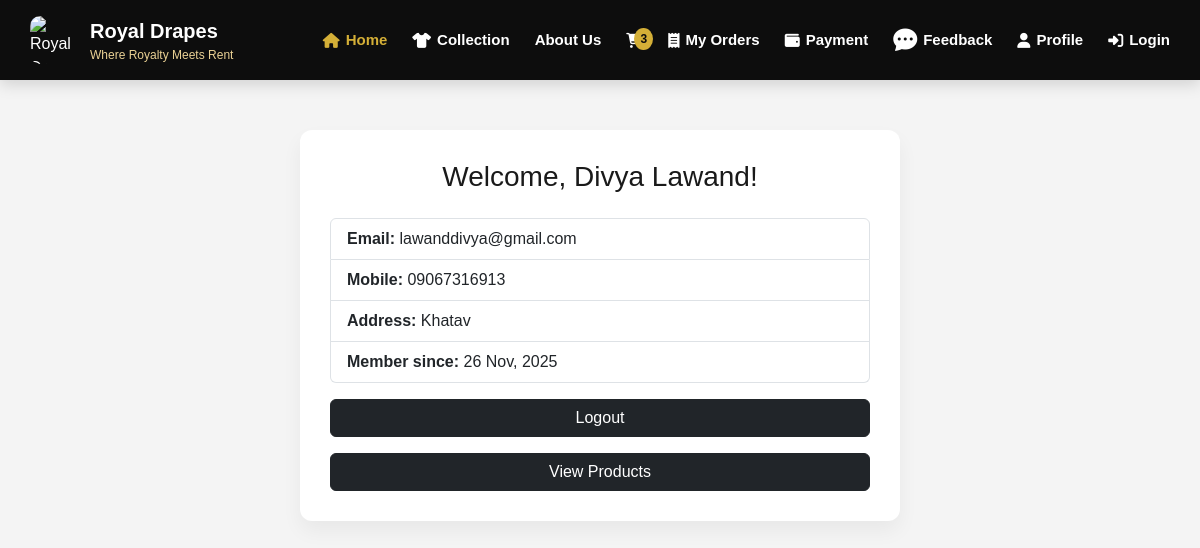
The app's page /profile.php (signed in) with its own data.
### tables this page shows
CREATE TABLE `users` (
  `user_id` int(11) NOT NULL,
  `full_name` varchar(100) DEFAULT NULL,
  `email` varchar(100) DEFAULT NULL,
  `mobile` varchar(15) DEFAULT NULL,
  `password` varchar(255) DEFAULT NULL,
  `address` text DEFAULT NULL,
  `created_at` timestamp NOT NULL DEFAULT current_timestamp()
);

### profile.php (the view, shortened to what this page needs)
<?php
include "../includes/db.php";
$user_id = $_SESSION['user_id'];
$user_query = mysqli_query($conn,"SELECT * FROM users WHERE user_id=$user_id");
$user = mysqli_fetch_assoc($user_query);
?>
<!DOCTYPE html>
<html>
<head>
<link rel="stylesheet" href="https://cdn.jsdelivr.net/npm/bootstrap@5.3.0/dist/css/bootstrap.min.css">
   <link rel="stylesheet" href="https://cdnjs.cloudflare.com/ajax/libs/font-awesome/6.5.0/css/all.min.css">
<link href="https://cdn.jsdelivr.net/npm/bootstrap-icons@1.11.3/font/bootstrap-icons.css" rel="stylesheet">
</head>
<body>
<header>
    <div class="logo-area">
        <img src="../assets/logo.jpg" alt="Royal Drapes">
        <div>
            <div class="logo-title">Royal Drapes</div>
            <div class="tagline">Where Royalty Meets Rent</div>
        </div>
    </div>
    <nav class="nav-right">
        <a href="index.php" class="active"><i class="fa-solid fa-house"></i> Home</a>
        <a href="collection.php"><i class="fa-solid fa-shirt"></i> Collection</a>
         <a href="about.php">About Us</a>
        <a href="cart.php" style="position:relative;"><i class="fa-solid fa-cart-shopping"></i> <span class="cart-badge" id="cart-count">3</span></a>
        <a href="order_details.php"><i class="fa-solid fa-receipt"></i> My Orders</a>
        <a href="payment_history.php"><i class="fa-solid fa-wallet"></i> Payment</a>
        <a href="feedback.php"><i class="bi bi-chat-dots-fill" style="font-size:24px;"></i>Feedback</a>
        <a href="profile.php"><i class="fa-solid fa-user"></i> Profile</a>
        <a href="login.php"><i class="fa-solid fa-right-to-bracket"></i> Login</a>
    </nav>
</header>
<div class="profile-box">
<h3 class="mb-4 text-center">Welcome, <?= $user['full_name'] ?>!</h3>
<ul class="list-group">
<li class="list-group-item"><strong>Email:</strong> <?= $user['email'] ?></li>
<li class="list-group-item"><strong>Mobile:</strong> <?= $user['mobile'] ?></li>
<li class="list-group-item"><strong>Address:</strong> <?= $user['address'] ?></li>
<li class="list-group-item"><strong>Member since:</strong> <?= date('d M, Y', strtotime($user['created_at'])) ?></li>
</ul>
<a href="logout.php" class="btn btn-dark w-100 mt-3">Logout</a>
<a href="collection.php" class="btn btn-dark w-100 mt-3">View Products</a>
</div>
</body>
</html>

### profile.php (style rules this page uses)
:root { --black:#0D0D0D; --dark:#1A1A1A; --gold:#D4AF37; --gold-soft:#EBD295; --white:#FFFFFF; --gray:#7E7E7E; --bg:#F4F4F4; --shadow:rgba(0,0,0,0.15); }
* { box-sizing:border-box;margin:0;padding:0; }
body { font-family:'Poppins',sans-serif;background:var(--bg);color:var(--dark); }
header { background:var(--black); padding:16px 30px; display:flex; justify-content:space-between; align-items:center; color:white; position:sticky;top:0;z-index:999; box-shadow:0 4px 15px var(--shadow); backdrop-filter: blur(10px); }
.logo-area { display:flex;align-items:center;gap:12px; }
.logo-area img { height:48px;width:48px;border-radius:10px; }
.logo-title { font-size:20px;font-weight:700; }
.tagline { font-size:12px;color:var(--gold-soft); }
nav.nav-right { margin-left: auto; display: flex; align-items: center; gap: 25px; }
nav.nav-right a { color: white; text-decoration: none; font-weight: 600; font-size: 15px; display: flex; align-items: center; gap: 6px; transition: .2s; }
nav.nav-right a:hover, nav.nav-right a.active { color: var(--gold); }
.cart-badge { background: var(--gold); color: var(--black); font-size: 12px; font-weight: bold; padding: 2px 6px; border-radius: 50%; position: absolute; top: -5px; right: -10px; animation: pop 0.3s ease; }
.profile-box { max-width:600px;margin:50px auto;background:#fff;padding:30px;border-radius:12px;box-shadow:0 10px 20px rgba(0,0,0,0.05); }

### records on screen
users: full_name "Divya Lawand", email "lawanddivya@gmail.com", mobile "09067316913", address "Khatav", created_at "26 Nov, 2025"
